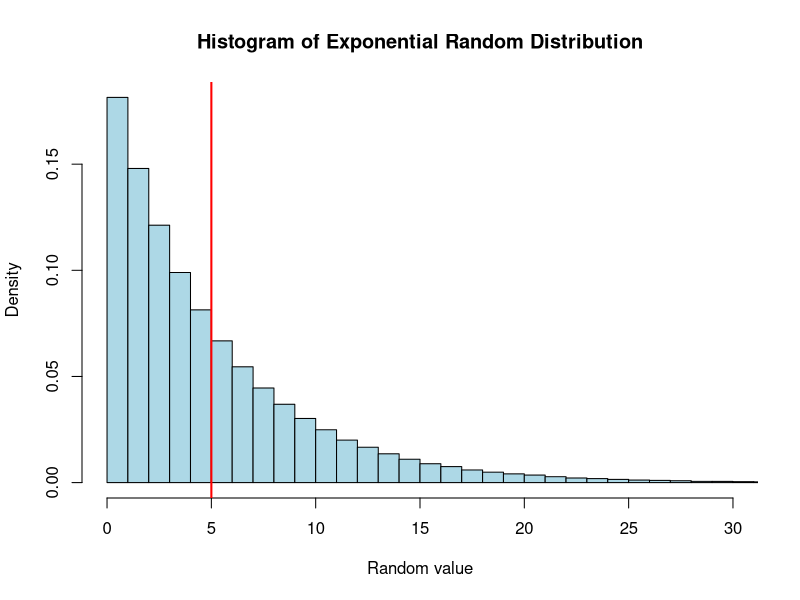
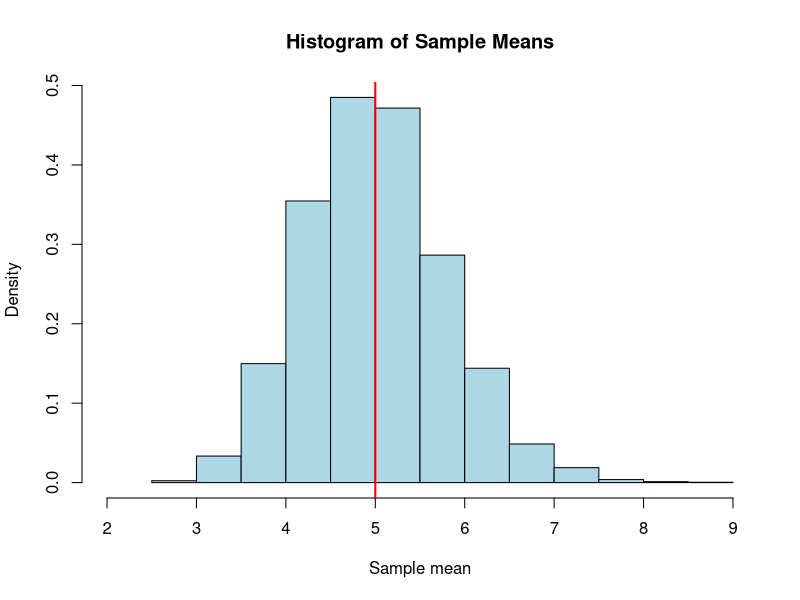
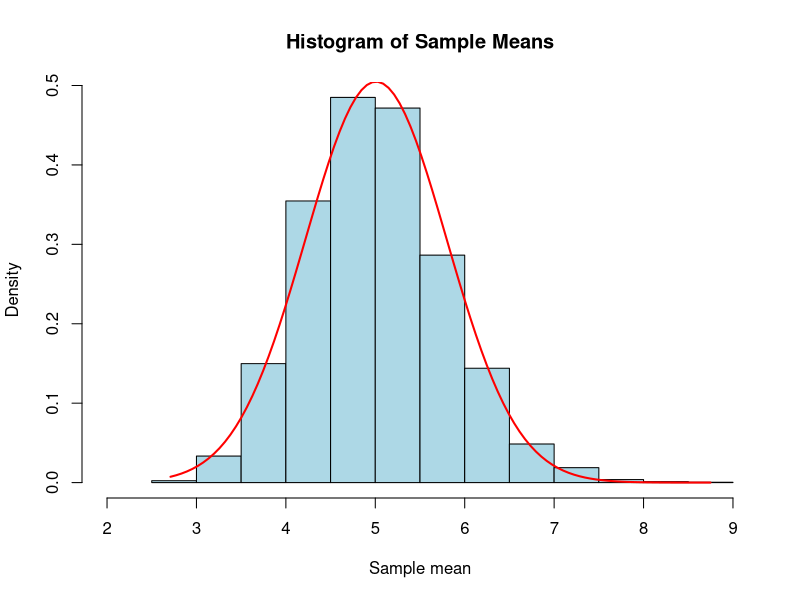
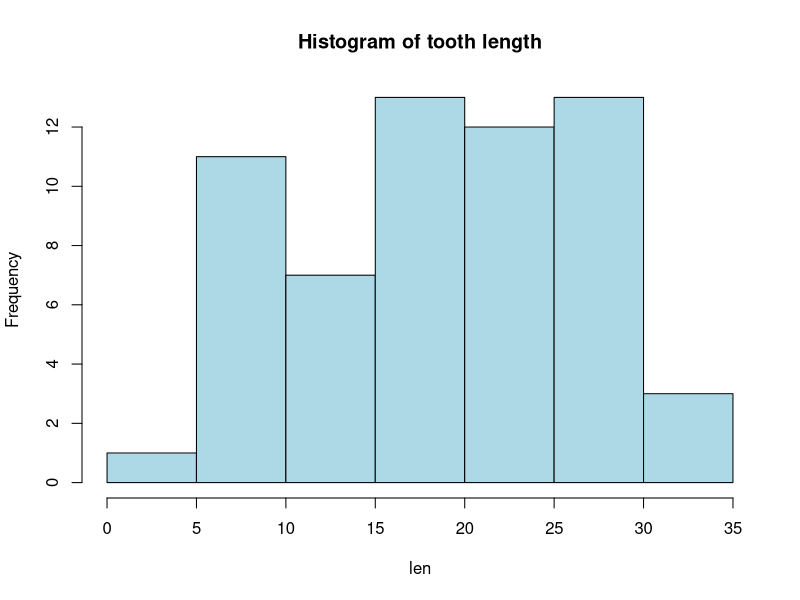
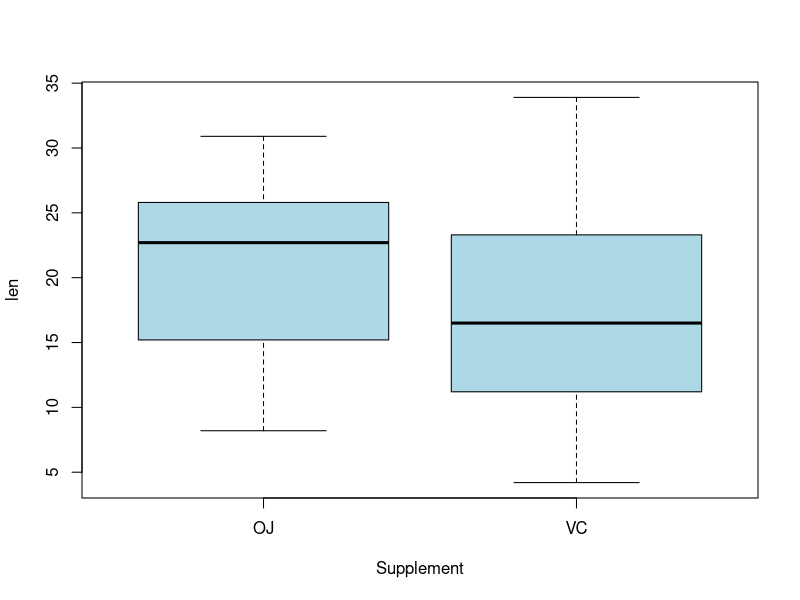
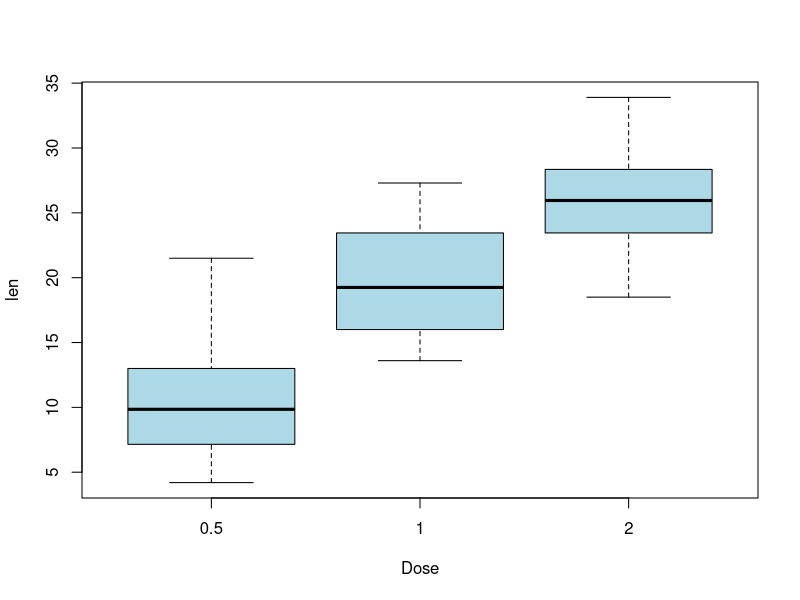

Recreate these plots in R, in order.
## ---- chunk 1
knitr::opts_chunk$set(echo = TRUE)
options(scipen=999)
## ---- chunk 2
# set random seed
set.seed(123456)

# total number of random samples
nsim <- 10000

# number of random observation per sample
obs <- 40

# lambda parameter for distribution
lbd = 0.2

# simulate random numbers
x <- matrix(rexp(nsim*obs, lbd), ncol=obs)
## ---- chunk 3
# Plot histogram of Exponentials with vertical line at mean
hist(x, col="lightblue", freq=F, main="Histogram of Exponential Random Distribution"
    , xlab="Random value"
    , xlim=range(0:30)
    , breaks=60)
abline(v=5, lw=2, col="red")
## ---- chunk 4
# Calculate the samples means
sm <- apply(x, 1, mean)
hist(sm, col="lightblue", freq=F, main="Histogram of Sample Means"
     , breaks=9
     , xlim=range(2:9)
     , xlab="Sample mean")
abline(v=5, lw=2, col="red")
## ---- chunk 5
# Draw histogram
hist(sm, col="lightblue", freq=F, main="Histogram of Sample Means"
     , breaks=9
     , xlim=range(2:9)  
     , xlab="Sample mean")

# Overlay normal density plot N(m,s)
xfit <- seq(min(sm), max(sm), length=100)
yfit <- dnorm(xfit, mean=mean(sm), sd=sd(sm))
lines(xfit, yfit, col="red", lwd=2)
## ---- chunk 6
# Short names for variables
len <- ToothGrowth$len
sup <- ToothGrowth$supp
dose <- ToothGrowth$dose
## ---- chunk 7
hist(len, col="lightblue", main="Histogram of tooth length")
## ---- chunk 8
summary(len)
## ---- chunk 9
tapply(len, sup, summary)
boxplot(len~sup, col="lightblue", xlab="Supplement")
## ---- chunk 10
tapply(len, dose, summary)
boxplot(len~dose, col="lightblue", xlab="Dose")
## ---- chunk 11
soj <- len[sup=="OJ"]
svc <- len[sup=="VC"]
tsup <- t.test(soj, svc, alternative="two.sided")
print(tsup)
## ---- chunk 12
d05 <- len[dose==0.5]
d1 <- len[dose==1]
d2 <- len[dose==2]
## ---- chunk 13
t1 <- t.test(d05, d1, alternative="two.sided")
print(t1)
## ---- chunk 14
t2 <- t.test(d05, d2, alternative="two.sided")
print(t2)
## ---- chunk 15
t3 <- t.test(d1, d2, alternative="two.sided")
print(t3)
